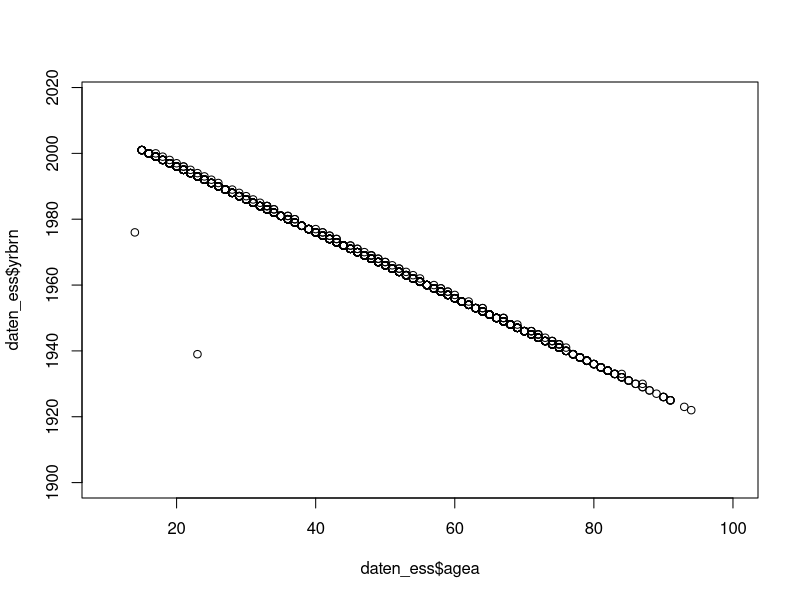

R code for this plot:
## ---- chunk 1
daten_ess <- read.csv(file = "Daten/ESS1-8e01.csv")
## ---- chunk 2
class(daten_ess)
## ---- chunk 3
typeof(daten_ess)
## ---- chunk 4
dim(daten_ess)[1]
## ---- chunk 5
dim(daten_ess)[2]
## ---- chunk 6
names(daten_ess)[c(1,21)]
## ---- chunk 7
sort(names(daten_ess))[1:5]
## ---- chunk 8
str(daten_ess)
## ---- chunk 9
summary(daten_ess$yrbrn)
## ---- chunk 10
summary(daten_ess$chldhm)
## ---- chunk 11
summary(daten_ess$gndr)
## ---- chunk 12
min(daten_ess$agea)
max(daten_ess$agea)
summary(daten_ess$agea)
which(daten_ess$agea==999)
which(daten_ess$agea>120)
## ---- chunk 13
daten_ess$agea[132]
## ---- chunk 14
table(daten_ess$edulvla)
table(daten_ess$eisced)
## ---- chunk 15
daten_ess$agea[daten_ess$agea==999] <- NA
daten_ess$edulvla[daten_ess$edulvla>5] <- NA
daten_ess$eisced[daten_ess$eisced>7] <- NA
## ---- chunk 16
which(daten_ess$agea<15)
## ---- chunk 17
plot(daten_ess$agea, daten_ess$yrbrn, xlim = c(10,100), ylim = c(1900,2017))
## ---- chunk 18
daten_ess$agea_l <- daten_ess$agea + daten_ess$yrbrn
daten_ess$agea_l[daten_ess$agea_l!=2016]
which(daten_ess$agea_l!=2016 & daten_ess$agea_l!=2017)
#Identifikation der Fälle
daten_ess[daten_ess$agea_l!=2016 
          & daten_ess$agea_l!=2017
          & !is.na(daten_ess$agea_l),c("agea", "yrbrn")]
## ---- chunk 19
table(daten_ess$edulvla, daten_ess$eisced)
table(daten_ess$eduyrs, daten_ess$edulvla)
table(daten_ess$eduyrs, daten_ess$eisced)

#Identifikation der Fälle
which(daten_ess$edulvla==1 & daten_ess$eisced==5)
which(daten_ess$edulvla==3 & daten_ess$eisced==3 & daten_ess$eduyrs<6)
daten_ess[c(which(daten_ess$edulvla==1 & daten_ess$eisced==5),
            which(daten_ess$edulvla==3 & daten_ess$eisced==3 & daten_ess$eduyrs<6)),
          c("edulvla", "eisced")]
## ---- chunk 20
# Menschen die vor 3 Jahren in die Schule kamen
errors_a <- which(daten_ess$agea < (daten_ess$eduyrs) + 3 
                  & daten_ess$agea < 999 & daten_ess$eduyrs < 77)

# Menschen mit Fehler im Bildungsabschluss gem. Definition ES-ISCED
errors_b <- c()
errors_b <- c(errors_b, which(daten_ess$eisced == 1 
                              & daten_ess$edulvla > 1 
                              & daten_ess$edulvla < 55))
errors_b <- c(errors_b, which(daten_ess$eisced == 2 
                              & daten_ess$edulvla != 2 
                              & daten_ess$edulvla < 55))
errors_b <- c(errors_b, which(daten_ess$eisced == 3 
                              & daten_ess$edulvla != 3 
                              & daten_ess$edulvla < 55))
errors_b <- c(errors_b, which(daten_ess$eisced == 4 
                              & daten_ess$edulvla != 3 
                              & daten_ess$edulvla < 55))
errors_b <- c(errors_b, which(daten_ess$eisced == 5 
                              & daten_ess$edulvla != 4 
                              & daten_ess$edulvla != 5 
                              & daten_ess$edulvla < 55))
errors_b <- c(errors_b, which(daten_ess$eisced == 6 
                              & daten_ess$edulvla != 5 
                              & daten_ess$edulvla < 55))
errors_b <- c(errors_b, which(daten_ess$eisced == 7 
                              & daten_ess$edulvla != 5 
                              & daten_ess$edulvla < 55))


# Menschen mit "unlogischem" Alter für Bildungsabschluss gem. ES-ISCED
errors_c <- c()
errors_c <- c(errors_c, which(daten_ess$eisced == 1 
                              & daten_ess$agea < 11))
errors_c <- c(errors_c, which(daten_ess$eisced == 2 
                              & daten_ess$agea < 14))
errors_c <- c(errors_c, which(daten_ess$eisced == 3 
                              & daten_ess$agea < 16))
errors_c <- c(errors_c, which(daten_ess$eisced == 4 
                              & daten_ess$agea < 16))
errors_c <- c(errors_c, which(daten_ess$eisced == 5 
                              & daten_ess$agea < 18))
errors_c <- c(errors_c, which(daten_ess$eisced == 6 
                              & daten_ess$agea < 20))
errors_c <- c(errors_c, which(daten_ess$eisced == 7 
                              & daten_ess$agea < 20))

sort(unique(c(errors_a, errors_b, errors_c)))
## ---- chunk 21
which(daten_ess$agea>120)
daten_ess$agea[132]
daten_ess$agea[132] <- 2016 - daten_ess$yrbrn[132]
daten_ess$agea[132]
## ---- chunk 22
which(daten_ess$edulvla==3 & daten_ess$eisced==3 & daten_ess$eduyrs<6)

daten_ess$eduyrs[1482] <- round(mean(daten_ess$eduyrs[daten_ess$edulvla==3],
                                     na.rm = T))
daten_ess$eduyrs[1482]
## ---- chunk 23
daten_ess$edulvla[443] <- NA
## ---- chunk 24
daten_ess_HS20 <- daten_ess[sample(row.names(daten_ess),200),]
#oder auch:
daten_ess_HS20 <- daten_ess[sample(daten_ess$x,200),]
## ---- chunk 25
daten_ess$zv <- rnorm(1525)
daten_ess <- daten_ess[order(daten_ess$zv),]
daten_ess_HS20 <- daten_ess[1:200,1:22]
## ---- chunk 26
write.csv(daten_ess_HS20, file = "Daten/ESS1-8e01_HS21.csv")
